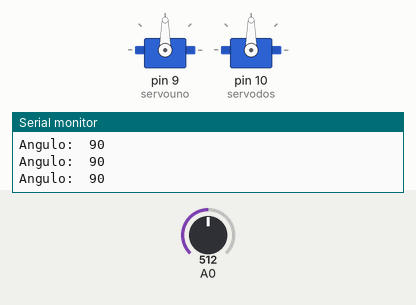
Recording of a sketch running on a simulated Arduino Uno, built with avr-gcc and run on an emulated ATmega328P. On the bench: 2 × servo, the last lines printed to the serial monitor. Inputs (shaded band) come from the test bench; at power-on: A0 = 512.

Above: at 1.2 s.
1.3 s: A0 set to 553
At 2.4 s:
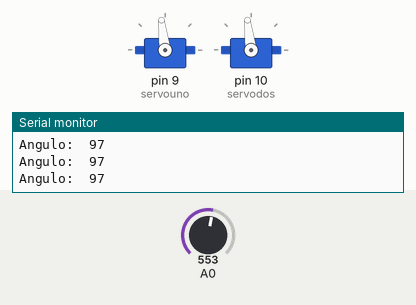
2.8 s: A0 set to 578
At 3.5 s:
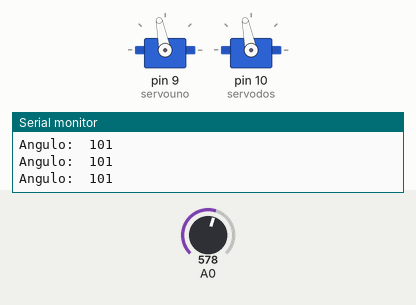
4.3 s: A0 set to 0
At 4.6 s:
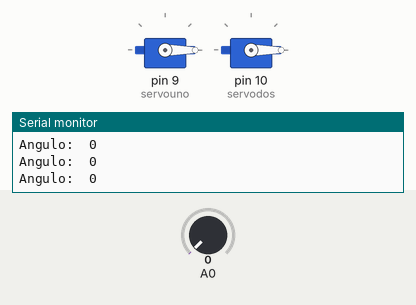
5.8 s: A0 set to 53
At 6.9 s:
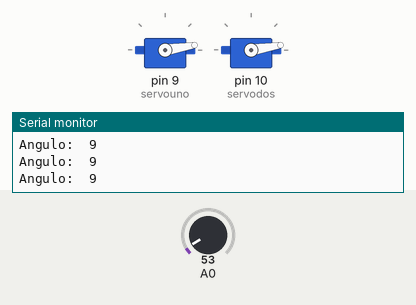
8.8 s: A0 set to 63
At 10.2 s:
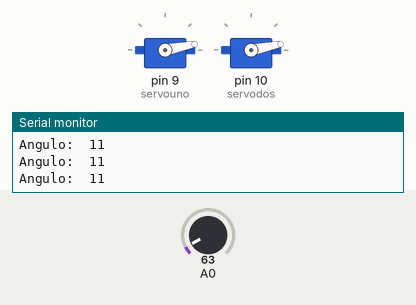
11.8 s: A0 set to 122
At 12.5 s:
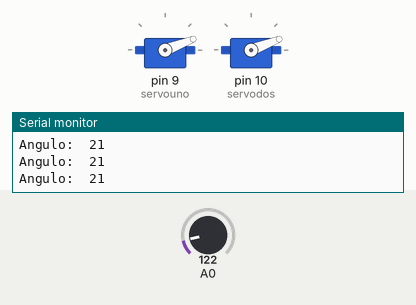
Timing chart, 0 to 14.3 s (numbered marks = the images above; inputs shaded):
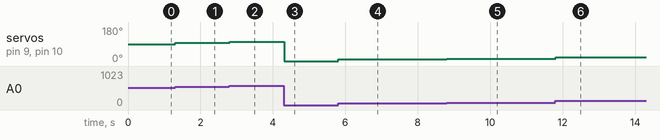

The sketch:

SERVO_ARDUINO.ino
```cpp
#include <Servo.h>  //Se agrega la libreria servo para la señal de pwm de 50HZ.

Servo servouno;     //Crea un objeto servo para controlar servouno.
Servo servodos;     //Crea un objeto servo para controlar servodos.
int adc = 0;
int angulo = 0;

void setup()
{
  servouno.attach(9,600,2400);    // asigna el pin 9 al servouno.
  servodos.attach(10,600,2400);   // asigna el pin 10 al servodos.
  Serial.begin(9600);             // Inicializa puerto serie.
}

void loop()
{
  adc = analogRead(A0);                 // realiza la lectura del potenciometro.
  angulo = map(adc, 0, 1023, 0, 180);   // escala la lectura a un valor entre 0 y 180.
  servouno.write(angulo);               // envia el valor escalado al servouno.
  servodos.write(angulo);               // envia el valor escalado al servodos.
  Serial.print("Angulo:  ");
  Serial.println(angulo);               //Imprime en el monitor serie el valor digital.
  delay(10);
}
```

Measured:
- after the input at 1.3 s, servo on pin 9 (servouno), servo on pin 10 (servodos): 90° → 97° at once
- after the input at 2.8 s, servo on pin 9 (servouno), servo on pin 10 (servodos): 97° → 101° at once
- after the input at 4.3 s, servo on pin 9 (servouno), servo on pin 10 (servodos): 101° → 0° at once
- after the input at 5.8 s, servo on pin 9 (servouno), servo on pin 10 (servodos): 0° → 9° at once
- after the input at 8.8 s, servo on pin 9 (servouno), servo on pin 10 (servodos): 9° → 11° at once
- after the input at 11.8 s, servo on pin 9 (servouno), servo on pin 10 (servodos): 11° → 21° at once
